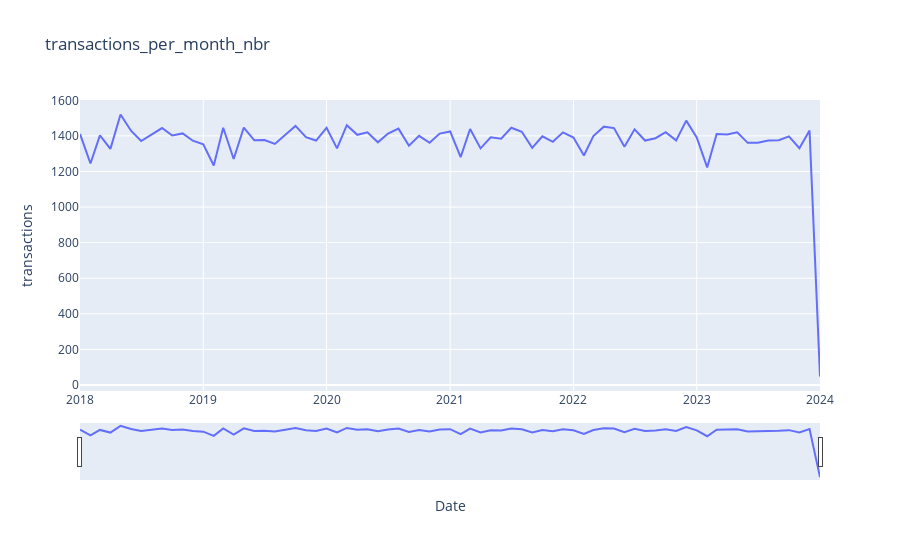

This figure's notebook cell:
### Markdown cell above
Nombre de transaction par mois

### Code cell
transactions_per_month_nbr = pd.DataFrame(transactions_copy.groupby("month").transaction_id.count()).reset_index()
fig = px.line(transactions_per_month_nbr, x='month', y='transaction_id', title='transactions_per_month_nbr').update_layout(xaxis_title="Date", yaxis_title="transactions")

fig.update_xaxes(rangeslider_visible=True)
fig.update_yaxes(rangemode='normal')
fig.show()

### Figure 1 — Plotly figure (JSON) as saved in the notebook; plotly's stock layout.template omitted (floating-point values rounded to 4 significant figures)
{"data": [{"hovertemplate": "month=%{x}<br>transaction_id=%{y}<extra></extra>", "legendgroup": "", "line": {"color": "#636efa", "dash": "solid"}, "marker": {"symbol": "circle"}, "mode": "lines", "name": "", "orientation": "v", "showlegend": false, "type": "scatter", "x": ["2018-01-01T00:00:00", "2018-02-01T00:00:00", "2018-03-01T00:00:00", "2018-04-01T00:00:00", "2018-05-01T00:00:00", "2018-06-01T00:00:00", "2018-07-01T00:00:00", "2018-08-01T00:00:00", "2018-09-01T00:00:00", "2018-10-01T00:00:00", "2018-11-01T00:00:00", "2018-12-01T00:00:00", "2019-01-01T00:00:00", "2019-02-01T00:00:00", "2019-03-01T00:00:00", "2019-04-01T00:00:00", "2019-05-01T00:00:00", "2019-06-01T00:00:00", "2019-07-01T00:00:00", "2019-08-01T00:00:00", "2019-09-01T00:00:00", "2019-10-01T00:00:00", "2019-11-01T00:00:00", "2019-12-01T00:00:00", "2020-01-01T00:00:00", "2020-02-01T00:00:00", "2020-03-01T00:00:00", "2020-04-01T00:00:00", "2020-05-01T00:00:00", "2020-06-01T00:00:00", "2020-07-01T00:00:00", "2020-08-01T00:00:00", "2020-09-01T00:00:00", "2020-10-01T00:00:00", "2020-11-01T00:00:00", "2020-12-01T00:00:00", "2021-01-01T00:00:00", "2021-02-01T00:00:00", "2021-03-01T00:00:00", "2021-04-01T00:00:00", "2021-05-01T00:00:00", "2021-06-01T00:00:00", "2021-07-01T00:00:00", "2021-08-01T00:00:00", "2021-09-01T00:00:00", "2021-10-01T00:00:00", "2021-11-01T00:00:00", "2021-12-01T00:00:00", "2022-01-01T00:00:00", "2022-02-01T00:00:00", "2022-03-01T00:00:00", "2022-04-01T00:00:00", "2022-05-01T00:00:00", "2022-06-01T00:00:00", "2022-07-01T00:00:00", "2022-08-01T00:00:00", "2022-09-01T00:00:00", "2022-10-01T00:00:00", "2022-11-01T00:00:00", "2022-12-01T00:00:00", "2023-01-01T00:00:00", "2023-02-01T00:00:00", "2023-03-01T00:00:00", "2023-04-01T00:00:00", "2023-05-01T00:00:00", "2023-06-01T00:00:00", "2023-07-01T00:00:00", "2023-08-01T00:00:00", "2023-09-01T00:00:00", "2023-10-01T00:00:00", "2023-11-01T00:00:00", "2023-12-01T00:00:00", "2024-01-01T00:00:00"], "xaxis": "x", "y": [1411, 1245, 1403, 1327, 1520, 1429, 1371, 1410, 1444, 1402, 1414, 1373, 1353, 1234, 1446, 1270, 1447, 1375, 1377, 1355, 1409, 1456, 1393, 1374, 1445, 1330, 1460, 1406, 1420, 1364, 1413, 1441, 1345, 1400, 1361, 1413, 1425, 1281, 1439, 1330, 1392, 1384, 1446, 1423, 1333, 1398, 1367, 1420, 1391, 1290, 1399, 1452, 1444, 1339, 1437, 1374, 1387, 1421, 1375, 1486, 1391, 1223, 1411, 1408, 1420, 1361, 1361, 1374, 1376, 1397, 1331, 1430, 48], "yaxis": "y"}], "layout": {"legend": {"tracegroupgap": 0}, "title": {"text": "transactions_per_month_nbr"}, "xaxis": {"anchor": "y", "domain": [0, 1], "rangeslider": {"visible": true}, "title": {"text": "Date"}}, "yaxis": {"anchor": "x", "domain": [0, 1], "rangemode": "normal", "title": {"text": "transactions"}}}}
